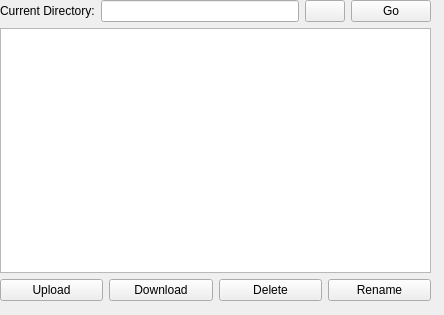
<?xml version="1.0" encoding="UTF-8"?>
<ui version="4.0">
 <class>FileExplorer</class>
 <widget class="QWidget" name="FileExplorer">
  <property name="geometry">
   <rect>
    <x>0</x>
    <y>0</y>
    <width>444</width>
    <height>315</height>
   </rect>
  </property>
  <property name="windowTitle">
   <string>Form</string>
  </property>
  <widget class="QWidget" name="verticalLayoutWidget">
   <property name="geometry">
    <rect>
     <x>0</x>
     <y>0</y>
     <width>431</width>
     <height>301</height>
    </rect>
   </property>
   <layout class="QVBoxLayout" name="verticalLayout">
    <item>
     <layout class="QHBoxLayout" name="horizontalLayout_2">
      <item>
       <widget class="QLabel" name="label">
        <property name="text">
         <string>Current Directory:</string>
        </property>
       </widget>
      </item>
      <item>
       <widget class="QLineEdit" name="currentDir"/>
      </item>
      <item>
       <widget class="QPushButton" name="up">
        <property name="text">
         <string/>
        </property>
        <property name="icon">
         <iconset resource="../Resources/UI.qrc">
          <normaloff>:/UI/back.png</normaloff>:/UI/back.png</iconset>
        </property>
        <property name="iconSize">
         <size>
          <width>16</width>
          <height>16</height>
         </size>
        </property>
       </widget>
      </item>
      <item>
       <widget class="QPushButton" name="go">
        <property name="text">
         <string>Go</string>
        </property>
       </widget>
      </item>
     </layout>
    </item>
    <item>
     <widget class="QListView" name="files"/>
    </item>
    <item>
     <layout class="QHBoxLayout" name="horizontalLayout">
      <item>
       <widget class="QPushButton" name="upload">
        <property name="text">
         <string>Upload</string>
        </property>
       </widget>
      </item>
      <item>
       <widget class="QPushButton" name="download">
        <property name="text">
         <string>Download</string>
        </property>
       </widget>
      </item>
      <item>
       <widget class="QPushButton" name="deleteBtn">
        <property name="text">
         <string>Delete</string>
        </property>
       </widget>
      </item>
      <item>
       <widget class="QPushButton" name="rename">
        <property name="text">
         <string>Rename</string>
        </property>
       </widget>
      </item>
     </layout>
    </item>
   </layout>
  </widget>
 </widget>
 <resources>
  <include location="../Resources/UI.qrc"/>
 </resources>
 <connections/>
</ui>
